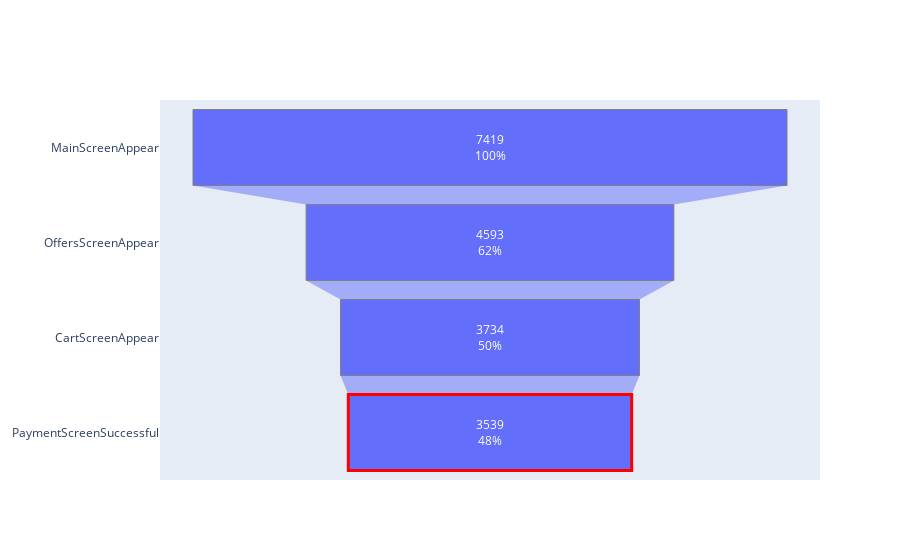

The notebook cell this image was saved under:
### Code cell
fig = go.Figure(go.Funnel(
    y = ["MainScreenAppear", "OffersScreenAppear", "CartScreenAppear", "PaymentScreenSuccessful"],
    x = [7419, 4593, 3734, 3539],
    textinfo = 'value+percent initial'
))
fig.update_traces(marker = {'line': {'width': [1, 1, 1, 3], 'color': ['gray', 'gray', 'gray', 'red']}})
fig.show()

### Figure 1 — Plotly figure (JSON) as saved in the notebook; plotly's stock layout.template omitted (floating-point values rounded to 4 significant figures)
{"data": [{"marker": {"line": {"color": ["gray", "gray", "gray", "red"], "width": [1, 1, 1, 3]}}, "textinfo": "value+percent initial", "type": "funnel", "x": [7419, 4593, 3734, 3539], "y": ["MainScreenAppear", "OffersScreenAppear", "CartScreenAppear", "PaymentScreenSuccessful"]}], "layout": {}}
